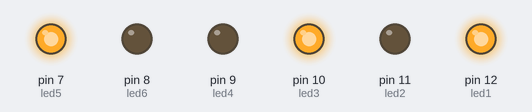
This sketch was run on a simulated Arduino Uno, built with avr-gcc and run on an emulated ATmega328P. Shown: output pins drawn as LEDs (lit = HIGH).

Above: at 2.5 s.
At 5.5 s:
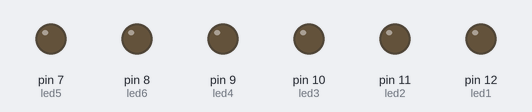
At 7.0 s:
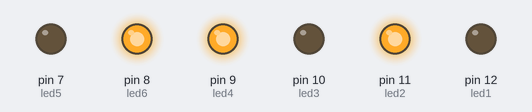
Timing chart, 0 to 10.4 s (numbered marks = the images above):
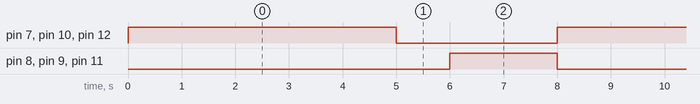

Measured:
- by itself, pin 7 (led5), pin 10 (led3), pin 12 (led1): alternates HIGH for 5.0 s and LOW for 3.0 s
- by itself, pin 8 (led6), pin 9 (led4), pin 11 (led2): alternates HIGH for 2.0 s and LOW for 6.0 s
- by itself, everything shown: repeats every 8.0 s, in 3 steps

The sketch:

Story-3.ino
```cpp
// C++
//
int led1 = 12;
int led2 = 11;
int led3 = 10;
int led4 = 9;
int led5 = 7;
int led6 = 8;

void setup() {
  pinMode (led1, OUTPUT);
  pinMode (led2, OUTPUT);// put your setup code here, to run once:
  pinMode (led3, OUTPUT);// put your setup code here, to run once:
  pinMode (led4, OUTPUT);// put your setup code here, to run once:
  pinMode (led5, OUTPUT);// put your setup code here, to run once:
  pinMode (led6, OUTPUT);// put your setup code here, to run once:
}

void allOff() {
  digitalWrite(led1, LOW);
  digitalWrite(led2, LOW);
  digitalWrite(led3, LOW);
  digitalWrite(led4, LOW);
  digitalWrite(led5, LOW);
  digitalWrite(led6, LOW);
}

void loop() {
  digitalWrite(led1, HIGH);
  digitalWrite(led3, HIGH);
  digitalWrite(led5, HIGH);

  digitalWrite(led2, LOW);
  digitalWrite(led4, LOW);
  digitalWrite(led6, LOW);

  delay(5000);

  allOff();
  delay(1000);

  digitalWrite(led2, HIGH);
  digitalWrite(led4, HIGH);
  digitalWrite(led6, HIGH);

  digitalWrite(led1, LOW);
  digitalWrite(led3, LOW);
  digitalWrite(led5, LOW);

  delay(2000);
}
```
